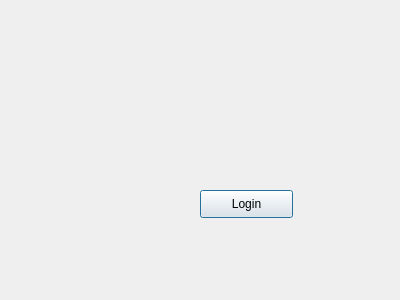
<?xml version="1.0" encoding="UTF-8"?>
<ui version="4.0">
 <class>Login</class>
 <widget class="QDialog" name="Login">
  <property name="geometry">
   <rect>
    <x>0</x>
    <y>0</y>
    <width>400</width>
    <height>300</height>
   </rect>
  </property>
  <property name="windowTitle">
   <string>Dialog</string>
  </property>
  <widget class="QPushButton" name="pushButton">
   <property name="geometry">
    <rect>
     <x>200</x>
     <y>190</y>
     <width>93</width>
     <height>28</height>
    </rect>
   </property>
   <property name="text">
    <string>Login</string>
   </property>
  </widget>
 </widget>
 <resources/>
 <connections/>
</ui>
